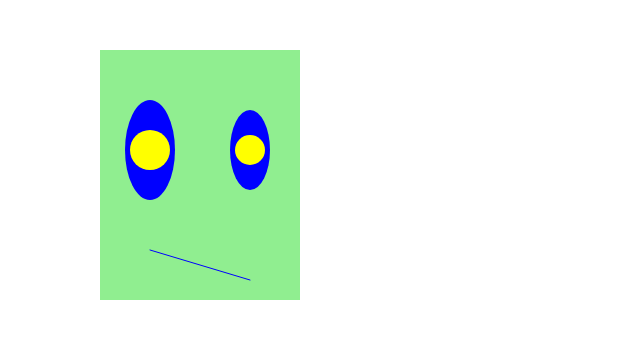
Frame 1 (no input)
Frame 60 (no input): identical to frame 1, image omitted
Frame 120 (the mouse pressed at the canvas centre since frame 60): identical to frame 1, image omitted

The p5.js sketch that drew this single still picture (run headless with seeded random() and noise() and a simulated clock; from frame 60 on, the mouse is pressed at the canvas centre):

// p5.js sketch
// ── sketch.js
// self portrait
function setup() {
	createCanvas(640, 360);
}

function draw() {
	background("white");
	noStroke();
	
	// face
	fill("lightgreen");
	rect(100, 50, 200, 250);
	
	// eyes
	fill("blue");
	ellipse(150, 150, 50, 100);
	ellipse(250, 150, 40, 80);
	
	// ears
	fill("yellow");
	ellipse(150, 150, 40, 40);
	ellipse(250, 150, 30, 30);

	// mouth
	stroke("blue");
	line(150, 250, 250, 280);
}
